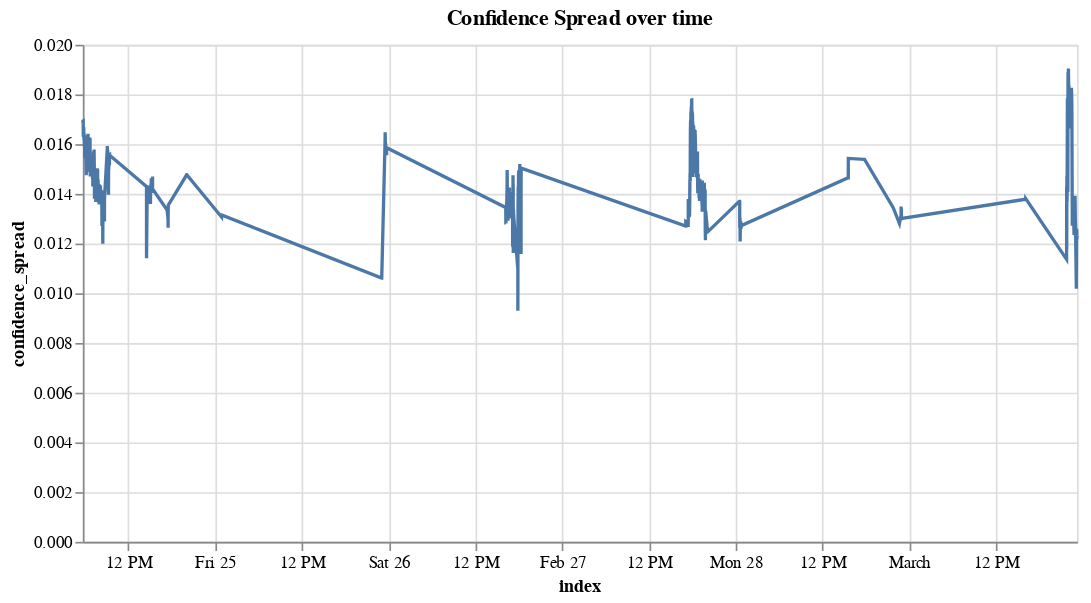

Notebook code cell kept with this figure:
### Code cell
alt.Chart.from_dict({
  "$schema": "https://vega.github.io/schema/vega-lite/v4.json",
  "title": "Confidence Spread over time",
  "width": 600,
  "data": {
    "values": df.reset_index()[['index', 'confidence_spread']].sample(1000).to_dict('records')
  },
  "mark": "line",
  "encoding": {
    "x": {"field": "index", "type": "temporal"},
    "y": {"field": "confidence_spread", "type": "quantitative"},
  },
})

### Figure 1 — Vega-Lite specification as saved in the notebook (floating-point values rounded to 4 significant figures; data arrays with more than 128 entries replaced by an {"elided": "..."} marker saying what was removed)
{"config": {"view": {"continuousWidth": 400, "continuousHeight": 300}}, "data": {"name": "data-58ddaf46b4e1ce68c99b9793b21254fc"}, "mark": "line", "encoding": {"x": {"field": "index", "type": "temporal"}, "y": {"field": "confidence_spread", "type": "quantitative"}}, "title": "Confidence Spread over time", "width": 600, "$schema": "https://vega.github.io/schema/vega-lite/v4.json", "datasets": {"data-58ddaf46b4e1ce68c99b9793b21254fc": {"elided": "1000 records"}}}
